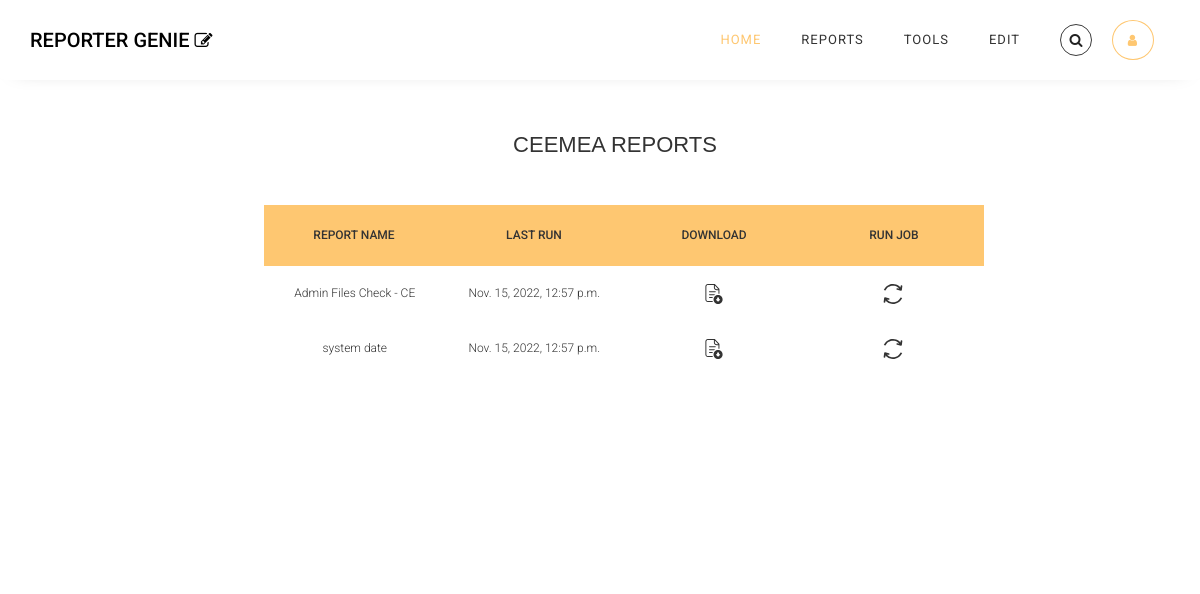
/Reports/CEEMEA/ (signed in), run on the app's committed database.
### query_app/models.py (models this page shows, shortened)
class Regions(models.Model):
    class Meta:
        verbose_name_plural = 'Regions'
    Region = models.CharField(max_length=10, primary_key=True)
    DB_Host = models.CharField(max_length=100)
    DB_Service_Name = models.CharField(max_length=50)
    DB_Port = models.IntegerField()
    def __str__(self):
        return self.Region

class Reports(models.Model):
    class Meta:
        verbose_name_plural = 'Reports'
    Report_Name = models.CharField(max_length=200)
    Sql_Query = models.TextField()
    Region = models.ForeignKey(Regions, on_delete=models.CASCADE, blank=False, default='Unspecified')
    Last_Run = models.DateTimeField(blank=True, null=True)
    Task_Status = models.CharField(max_length=15, default = "Not Running")
    Task_Id = models.CharField(max_length = 70, blank = False, null = True)

### query_app/views.py (the view)
# urls.py: path('Reports/<str:region>/', views.base_html_region, name = 'base_html_region'),
@login_required(login_url='query_app:login-page')
def base_html_region(request, region):
    print('q value request', request.GET)
    if 'q' in request.GET:
        print('q value and region ', [request.GET['q'], region])
        q = request.GET['q']
        print('q after ', q)
        report_data_f = Reports.objects.filter(Region=region).values()
        print('before report data for search ',len(report_data_f))
        report_data = report_data_f.filter(Report_Name__icontains = q).values()
        print('after report data for search ', len(report_data))
    else:
        report_data = Reports.objects.filter(Region=region).values()
        print("not searching")
    region_data = Regions.objects.filter(Region=region).values()
    context = {
        "list" : list,
        "region_data" : region_data,
        "report_data" : report_data,
        "region":region_data[0]['Region'],
    }
    return render(request, 'query_app/Home.html', context)

### query_app/models.py (called while the page is built)
    def __str__(self):
        return self.email

### query_app/templates/query_app/Home.html (shortened to what this page needs)
{% extends 'base_html.html' %}
{% load static %}
{% block search %}
<div class="search-container">
    <div class="search-wrapper">
        <div class="search-row">
            <div class="search-icon">
                <i class="fa fa-search"></i>
            </div>
        </div>
    </div>
</div>
{% endblock%}
{% block content %}
        <h1 class = 'heading'>
        {{ region }} Reports
        </h1>
<br>
<section class="table-section">
    <div class="tbl-header">
    <table cellpadding="0" cellspacing="0" border="0">
      <thead>
        <tr >
          <th>Report Name</th>
          <th>Last Run</th>
          <th>Download</th>
          <th>Run Job</th>
        </tr>
      </thead>
    </table>
    </div>
    <div class="tbl-content">
    <table cellpadding="0" cellspacing="0" border="0">
      <tbody>
        {% for i in report_data %}
        <tr>
          <td>{{i.Report_Name}}</td>
          <td href = "{% url 'query_app:get_Ajax_LastRun' i.id %}"  id="{{i.id}}-lastRun">
            {{ i.Last_Run}}
        </td>
          <td>
            <form class="" action = "{% url 'query_app:extract' i.id %}" method="post">
                <button type = 'submit' class = "run-job-btn" id = "{{ i.id }}-btn-download" >
                <svg  class="file-download-icon" id = "{{ i.id }}-download" xmlns="http://www.w3.org/2000/svg" shape-rendering="geometricPrecision" text-rendering="geometricPrecision" image-rendering="optimizeQuality" fill-rule="evenodd" clip-rule="evenodd" viewBox="0 0 441 512.02"><path d="M324.87 279.77c32.01 0 61.01 13.01 82.03 34.02 21.09 21 34.1 50.05 34.1 82.1 0 32.06-13.01 61.11-34.02 82.11l-1.32 1.22c-20.92 20.29-49.41 32.8-80.79 32.8-32.06 0-61.1-13.01-82.1-34.02-21.01-21-34.02-50.05-34.02-82.11s13.01-61.1 34.02-82.1c21-21.01 50.04-34.02 82.1-34.02zM243.11 38.08v54.18c.99 12.93 5.5 23.09 13.42 29.85 8.2 7.01 20.46 10.94 36.69 11.23l37.92-.04-88.03-95.22zm91.21 120.49-41.3-.04c-22.49-.35-40.21-6.4-52.9-17.24-13.23-11.31-20.68-27.35-22.19-47.23l-.11-1.74V25.29H62.87c-10.34 0-19.75 4.23-26.55 11.03-6.8 6.8-11.03 16.21-11.03 26.55v336.49c0 10.3 4.25 19.71 11.06 26.52 6.8 6.8 16.22 11.05 26.52 11.05h119.41c2.54 8.79 5.87 17.25 9.92 25.29H62.87c-17.28 0-33.02-7.08-44.41-18.46C7.08 432.37 0 416.64 0 399.36V62.87c0-17.26 7.08-32.98 18.45-44.36C29.89 7.08 45.61 0 62.87 0h173.88c4.11 0 7.76 1.96 10.07 5l109.39 118.34c2.24 2.43 3.34 5.49 3.34 8.55l.03 119.72c-8.18-1.97-16.62-3.25-25.26-3.79v-89.25zm-229.76 54.49c-6.98 0-12.64-5.66-12.64-12.64 0-6.99 5.66-12.65 12.64-12.65h150.49c6.98 0 12.65 5.66 12.65 12.65 0 6.98-5.67 12.64-12.65 12.64H104.56zm0 72.3c-6.98 0-12.64-5.66-12.64-12.65 0-6.98 5.66-12.64 12.64-12.64h142.52c3.71 0 7.05 1.6 9.37 4.15a149.03 149.03 0 0 0-30.54 21.14H104.56zm0 72.3c-6.98 0-12.64-5.66-12.64-12.65 0-6.98 5.66-12.64 12.64-12.64h86.2c-3.82 8.05-6.95 16.51-9.29 25.29h-76.91zm264.81 31.11c3.56.15 6.09 1.33 7.54 3.55 3.98 5.94-1.44 11.81-5.19 15.94l-40.04 40.71c-4.32 4.26-9.32 4.31-13.64 0l-41.01-41.82c-3.51-3.95-7.86-9.36-4.19-14.83 1.49-2.22 4-3.4 7.56-3.55h19.74v-32.45c0-5.82 4.81-10.69 10.7-10.69h28.06c5.9 0 10.71 4.8 10.71 10.69v32.45h19.76z"/></svg>
                </button>
            </form>
          </td>
          <td>
            <button class = "run-job-btn" id = "{{ i.id }}-btn-run" onclick="myFunction({{i.id}})" / >
            <svg  id = "{{ i.id }}-run" class="run-job-icon"   xmlns="http://www.w3.org/2000/svg" data-name="Layer 1" viewBox="0 0 112.62 120.72" ><title>circle arrow</title><path d="M11.64,100.12l-.4-.47-1.06,8.63a5.08,5.08,0,0,1-1.92,3.41A5.11,5.11,0,0,1,0,107L2.79,84.65v-.07a3.28,3.28,0,0,1,.08-.41h0A5.09,5.09,0,0,1,9,80.39q11.22,2.53,22.42,5.15a5,5,0,0,1,3.17,2.25,5.14,5.14,0,0,1,.64,3.84v0a5,5,0,0,1-2.25,3.16,5.08,5.08,0,0,1-3.83.65c-3.31-.75-6.62-1.52-9.92-2.28a40.71,40.71,0,0,0,2.84,3,50.09,50.09,0,0,0,26.23,13.49,48.67,48.67,0,0,0,14.71.34A47.35,47.35,0,0,0,77,106h0q2.52-1.19,4.83-2.54c1.56-.93,3.07-1.92,4.51-3a50.8,50.8,0,0,0,8.56-7.88,48.92,48.92,0,0,0,6.39-9.45l.56-1.1,10,2.69-.8,1.66a58.64,58.64,0,0,1-7.9,12.24,61.28,61.28,0,0,1-10.81,10.1c-1.68,1.23-3.46,2.4-5.32,3.5s-3.73,2.07-5.74,3a58,58,0,0,1-17,5,58.56,58.56,0,0,1-17.79-.39,60.21,60.21,0,0,1-31.58-16.26c-1.2-1.16-2.26-2.31-3.24-3.45ZM101,20.6l.4.47,1-8.63a5.11,5.11,0,1,1,10.14,1.26l-2.74,22.37,0,.07c0,.13,0,.27-.07.41h0a5.09,5.09,0,0,1-6.08,3.78c-7.47-1.69-15-3.4-22.42-5.15a5,5,0,0,1-3.16-2.25,5.1,5.1,0,0,1-.65-3.84v0a5,5,0,0,1,2.25-3.16,5.1,5.1,0,0,1,3.84-.65c3.31.75,6.61,1.52,9.92,2.28-.84-1-1.77-2-2.84-3.05a50.09,50.09,0,0,0-12.13-8.73A49.49,49.49,0,0,0,64.37,11a48.6,48.6,0,0,0-14.7-.34,47.26,47.26,0,0,0-14,4.1h0q-2.53,1.18-4.83,2.54c-1.57.93-3.07,1.92-4.52,3a50.34,50.34,0,0,0-8.55,7.88,48,48,0,0,0-6.39,9.45l-.57,1.1L.76,36l.8-1.66A58.9,58.9,0,0,1,9.46,22.1,61.63,61.63,0,0,1,20.27,12q2.54-1.85,5.32-3.5c1.81-1.06,3.73-2.07,5.74-3a58,58,0,0,1,17-5A58.56,58.56,0,0,1,66.16.89a59.77,59.77,0,0,1,17,5.74A60.4,60.4,0,0,1,97.75,17.15c1.19,1.16,2.26,2.31,3.24,3.45Z"/></svg>
          </td>
        </tr>
        {% empty %}
        <li class="list-group-item">
        <span class="no-data"><i>No Reports Added</i></span>
        </li>
        {% endfor %}
      </tbody>
    </table>
    </div>
    </section>
{% endblock %}

### static/css/search.css (style rules this page uses)
.search-wrapper { display: inline-block; }
.search-row { display: flex; border-radius: 100px; font-size: 14px; border: 1px solid #3b3b3b; }
.search-icon { display: flex; align-items: center; justify-content: center; width: 45px; height: 45px; margin: 7px; border-radius: 50%; background: #ffffff; }
.search-icon i { position: absolute; color: #222222; }

### static/Home.css (style rules this page uses)
.heading { margin-left: 30px; margin-top: 48px; font-size: 22px; }
.run-job-btn { border: none; background: none; outline: none; }
.file-download-icon { width: 20px !important; height: 20px !important; fill: #333; }
.run-job-icon { width: 20px !important; height: 20px !important; fill: #333; }
.table-section { width: 80%; margin-left: 11%; }
h1 { font-size: 30px; color: #333; text-transform: uppercase; font-weight: 300; text-align: center; margin-bottom: 15px; }
table { width:100%; table-layout: fixed; }
.tbl-header { background-color: rgba(185, 40, 40, 0.3); }
.tbl-content { height:300px; overflow-x:auto; margin-top: 0px; border: 1px solid rgba(255,255,255,0.3); }
th { padding: 20px 15px; text-align: left; font-weight: 500; font-size: 12px; color: #333; text-transform: uppercase; }
td { padding: 15px; text-align: left; vertical-align:middle; font-weight: 300; font-size: 12px; color: #333; border-bottom: solid 1px rgba(255,255,255,0.1); }
body { background: -webkit-linear-gradient(left, #fff, #fff); background: linear-gradient(to right, #fff, #fff); font-family: 'Roboto', sans-serif; }
.search-container { display: grid; place-content: center; }
.search-wrapper { display: inline-block; }
.search-row { display: flex; border-radius: 100px; font-size: 14px; border: 1px solid #3b3b3b; margin-right: 20px; margin-left: 20px; }
.search-icon { display: flex; align-items: center; justify-content: center; width: 16px; height: 16px; margin: 7px; border-radius: 50%; background: #ffffff; }
.search-icon i { position: absolute; color: #222222; }

### static/manage_users.css (style rules this page uses)
.table-section { width: 60%; margin-left: 22%; }
table { width:100%; table-layout: fixed; }
.tbl-header { background-color: #fec771; }
.tbl-content { height:300px; overflow-x:auto; margin-top: 0px; border: 1px solid rgba(255,255,255,0.3); }
th { padding: 20px 15px; text-align: center; font-weight: 500; font-size: 12px; color: #333; text-transform: uppercase; }
td { padding: 15px; text-align: center; vertical-align:middle; font-weight: 300; font-size: 12px; color: #333; border-bottom: solid 1px rgba(255,255,255,0.1); }

### data on the page
Regions: Region "CEEMEA"
Reports: Report_Name "Admin Files Check - CE", Last_Run "Nov. 15, 2022, 12:57 p.m."
Reports: Report_Name "system date", Last_Run "Nov. 15, 2022, 12:57 p.m."
